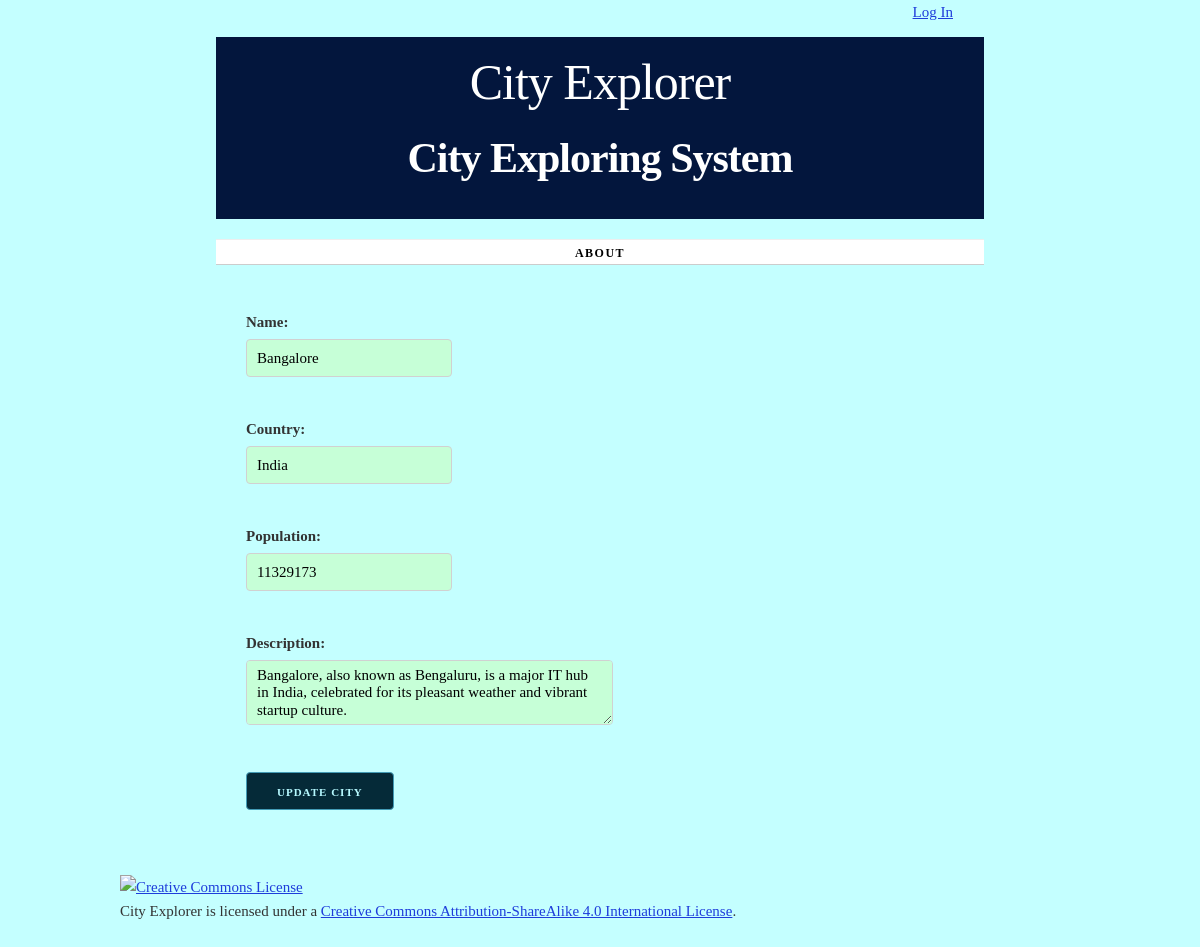
Screenshot of /city/52/update/ with the database file from the repository.
### cities/models.py (models this page shows, shortened)
class City(models.Model):
    name = models.CharField(max_length=100, unique=True)
    country = models.CharField(max_length=100)
    population = models.IntegerField()
    description = models.TextField(blank=True)
    class Meta:
        verbose_name_plural = "cities"
        ordering = ['name']

### cities/views.py (the view)
def update_city(request, city_id):
    city = get_object_or_404(City, id=city_id)
    if request.method == 'POST':
        form = CityForm(request.POST, instance=city)
        if form.is_valid():
            form.save()
            return redirect('city-detail', city_id=city_id)  # Use the correct URL name here for city detail view
    else:
        form = CityForm(instance=city)
    return render(request, 'cities/city_form.html', {'form': form, 'city': city})

### cities/forms.py
class CityForm(forms.ModelForm):
    class Meta:
        model = City
        fields = ['name', 'country', 'population', 'description']

### cities/templates/cities/city_form.html (shortened to what this page needs)
{% extends 'cities/base.html' %}
{% block content %}
    <form action="{% url 'update-city' city.id %}" method="post">
        {{ form.as_p }}
        <button type="submit" class="button button-primary">
            {% if city.id %}
                Update City
            {% else %}
                Update City
            {% endif %}
        </button>
    </form>
{% endblock %}

### cities/static/cities/skeleton.css (style rules this page uses)
html { font-size: 62.5%; }
body { font-size: 1.5em; line-height: 1.6; font-weight: 400; font-family: "Raleway", "HelveticaNeue", "Helvetica Neue", Helvetica, Arial, sans-serif; color: #222; }
p { margin-top: 0; }
.button, button, input[type="submit"], input[type="reset"], input[type="button"] { display: inline-block; height: 38px; padding: 0 30px; color: #555; text-align: center; font-size: 11px; font-weight: 600; line-height: 38px; letter-spacing: 0.1rem; text-transform: uppercase; text-decoration: none; white-space: nowrap; background-color: transparent; border-radius: 4px; border: 1px solid #bbb; cursor: pointer; box-sizing: border-box; }
.button.button-primary, button.button-primary, input[type="submit"].button-primary, input[type="reset"].button-primary, input[type="button"].button-primary { color: #b6f9ff; background-color: #052a38; border-color: #439bb6; }
input[type="email"], input[type="number"], input[type="search"], input[type="text"], input[type="tel"], input[type="url"], input[type="password"], textarea, select { height: 38px; padding: 6px 10px; background-color: #c6ffd7; border: 1px solid #D1D1D1; border-radius: 4px; box-shadow: none; box-sizing: border-box; }
input[type="email"], input[type="number"], input[type="search"], input[type="text"], input[type="tel"], input[type="url"], input[type="password"], textarea { -webkit-appearance: none; -moz-appearance: none; appearance: none; }
textarea { min-height: 65px; padding-top: 6px; padding-bottom: 6px; }
label, legend { display: block; margin-bottom: .5rem; font-weight: 600; }
button, .button { margin-bottom: 1rem; }
input, textarea, select, fieldset { margin-bottom: 1.5rem; }
pre, blockquote, dl, figure, table, p, ul, ol, form { margin-bottom: 2.5rem; }

### cities/static/cities/style.css (style rules this page uses)
html { height: 100%; background-color: #555; }
body { background-color: white; }

### cities/templates/cities/base.html (style rules this page uses)
body { font-family: Baskerville, serif; line-height: 1.6; color: #333; background-color: #c4ffff; }

### rows the page displays
City: name "Bangalore", country "India", population "11329173", description "Bangalore, also known as Bengaluru, is a major IT hub in India, celebrated for its pleasant weather and vibrant startup culture."
